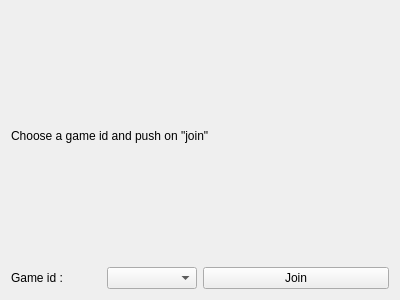
<?xml version="1.0" encoding="UTF-8"?>
<ui version="4.0">
 <class>LoginJoin</class>
 <widget class="QWidget" name="LoginJoin">
  <property name="geometry">
   <rect>
    <x>0</x>
    <y>0</y>
    <width>400</width>
    <height>300</height>
   </rect>
  </property>
  <property name="windowTitle">
   <string>Form</string>
  </property>
  <layout class="QVBoxLayout" name="verticalLayout">
   <item>
    <widget class="QLabel" name="labelChooseGameId">
     <property name="text">
      <string>Choose a game id and push on &quot;join&quot;</string>
     </property>
    </widget>
   </item>
   <item>
    <layout class="QHBoxLayout" name="horizontalLayout">
     <item>
      <layout class="QHBoxLayout" name="horizontalLayout_2">
       <item>
        <widget class="QLabel" name="labelGameId">
         <property name="text">
          <string>Game id :</string>
         </property>
        </widget>
       </item>
       <item>
        <widget class="QComboBox" name="comboBoxGameId"/>
       </item>
      </layout>
     </item>
     <item>
      <widget class="QPushButton" name="buttonJoin">
       <property name="text">
        <string>Join</string>
       </property>
      </widget>
     </item>
    </layout>
   </item>
  </layout>
 </widget>
 <resources/>
 <connections/>
</ui>
